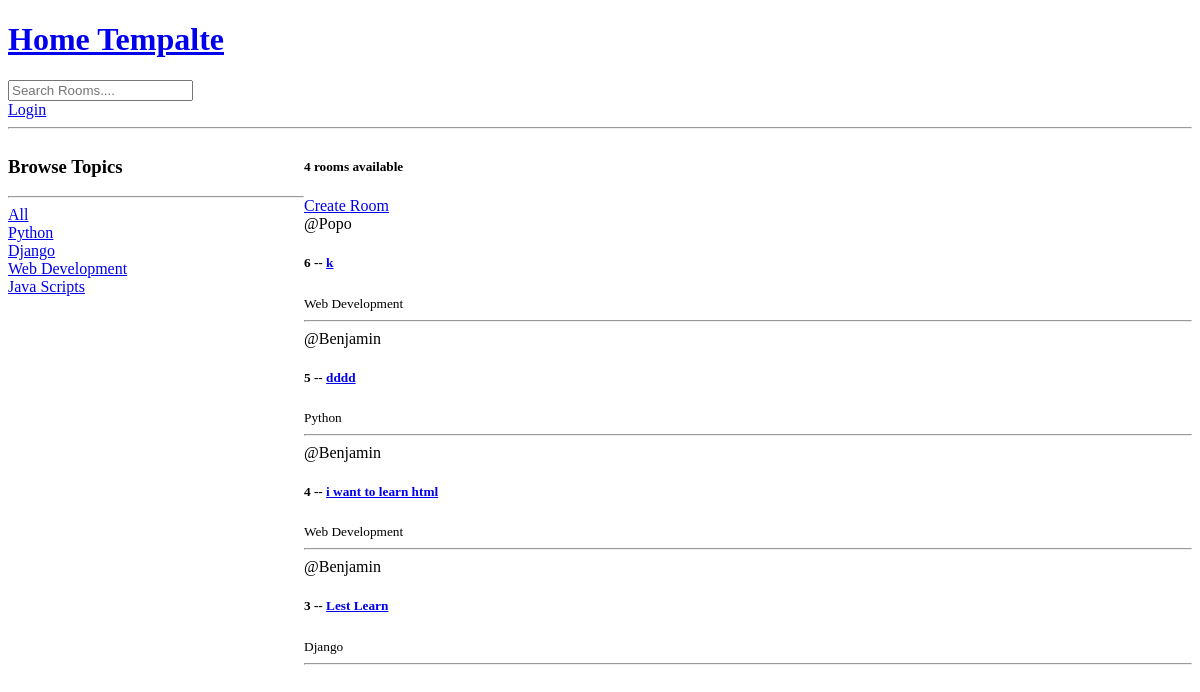
The app's page /, older data.
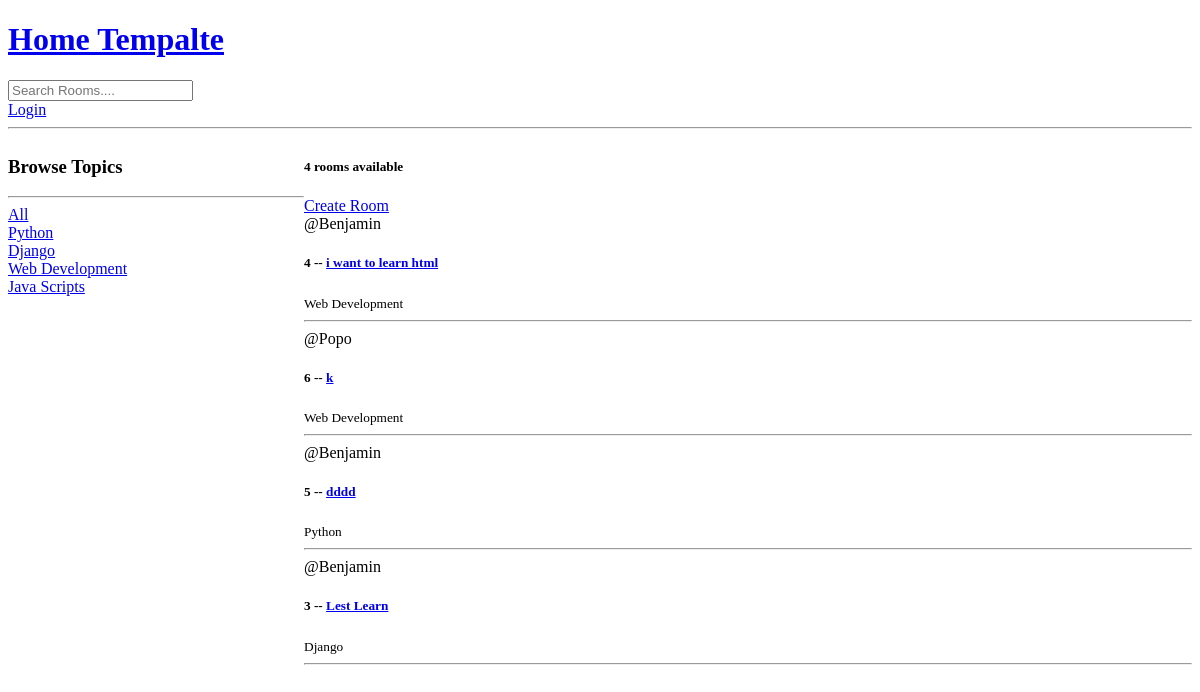
The same page, newer data.
### base/models.py (models this page shows, shortened)
class Topic(models.Model):
    name = models.CharField(max_length=200)

class Room(models.Model):
    host = models.ForeignKey(User, on_delete=models.SET_NULL, null=True)
    topic= models.ForeignKey(Topic, on_delete=models.SET_NULL, null=True)
    name = models.CharField(max_length=200)
    description = models.TextField(null=True, blank=True)
    participants = models.ManyToManyField(User, related_name='paticipants', blank=True)
    updated = models.DateTimeField(auto_now=True)
    created = models.DateTimeField(auto_now_add=True)
    class Meta:
        ordering = ['-updated','-created']

### base/views.py (the view)
# urls.py: path("", views.home, name="home"),
def home(request):
    q = request.GET.get("q") if request.GET.get("q") != None else ""
    rooms = Room.objects.filter(
        Q(topic__name__icontains=q) | Q(name__icontains=q) | Q(description__icontains=q)
    )
    topics = Topic.objects.all()
    room_count = rooms.count()
    context = {"rooms": rooms, "topics": topics, "room_count": room_count}
    return render(request, "base/home.html", context)

### base/templates/base/home.html (shortened to what this page needs)
{% extends "main.html" %} {%block content %}
<div class="home-container">
  <div>
    <h3>Browse Topics</h3>
    <hr />
    <div>
      <a href="{% url 'home' %}">All</a>
    </div>
    {% for topic in topics %}
    <div>
      <a href="{% url 'home' %}?q={{topic.name}}">{{topic.name}}</a>
    </div>
    {% endfor %}
  </div>
  <div>
    <h5>{{room_count}} rooms available</h5>
    <a href="{% url 'create-room'  %}">Create Room</a>
    <div>
      {% for room in rooms %}
      <div>
        <span>@{{room.host.username}}</span>
        <h5>
          {{room.id}} -- <a href="{% url 'room' room.id %}">{{room.name}}</a>
        </h5>
        <small>{{room.topic.name}}</small>
        <hr />
      </div>
      {% endfor %}
    </div>
  </div>
</div>
{% endblock %}

### templates/main.html (shortened to what this page needs)
<!DOCTYPE html>
<html lang="en">
  <head>
  </head>
  <body>
    {% include "navbar.html" %}  {%block content%} {% endblock %}
  </body>
</html>

### templates/navbar.html
<a href="/">
    <h1>Home Tempalte</h1>
</a>
<form action="{% url 'home' %}" method="GET">
    <input type="text" name="q" placeholder="Search Rooms....">
</form>
{% if request.user.is_authenticated %}
<p>Hello {{request.user}}</p>
<a href="{% url 'logout' %}">Logout</a>
{% else %}
<a href="{% url 'login' %}">Login</a>
{% endif %}
<hr>

### base/templates/base/home.html (style rules this page uses)
.home-container { display: grid; grid-template-columns: 1fr 3fr; }

Row changes from the older to the newer data that the page shows:
changed Room "i want to learn html": moves up the list
